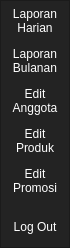
        <widget class="QFrame" name="frame_left_menu">
         <property name="minimumSize">
          <size>
           <width>70</width>
           <height>0</height>
          </size>
         </property>
         <property name="maximumSize">
          <size>
           <width>70</width>
           <height>16777215</height>
          </size>
         </property>
         <property name="styleSheet">
          <string notr="true">background-color: rgb(35, 35, 35);</string>
         </property>
         <property name="frameShape">
          <enum>QFrame::StyledPanel</enum>
         </property>
         <property name="frameShadow">
          <enum>QFrame::Raised</enum>
         </property>
         <layout class="QVBoxLayout" name="verticalLayout_3">
          <property name="leftMargin">
           <number>0</number>
          </property>
          <property name="topMargin">
           <number>0</number>
          </property>
          <property name="rightMargin">
           <number>0</number>
          </property>
          <property name="bottomMargin">
           <number>0</number>
          </property>
          <item alignment="Qt::AlignTop">
           <widget class="QFrame" name="frame_top_menus">
            <property name="frameShape">
             <enum>QFrame::NoFrame</enum>
            </property>
            <property name="frameShadow">
             <enum>QFrame::Raised</enum>
            </property>
            <layout class="QVBoxLayout" name="verticalLayout_4">
             <property name="spacing">
              <number>0</number>
             </property>
             <property name="leftMargin">
              <number>0</number>
             </property>
             <property name="topMargin">
              <number>0</number>
             </property>
             <property name="rightMargin">
              <number>0</number>
             </property>
             <property name="bottomMargin">
              <number>0</number>
             </property>
             <item>
              <widget class="QPushButton" name="btn_laporanHarian">
               <property name="minimumSize">
                <size>
                 <width>0</width>
                 <height>40</height>
                </size>
               </property>
               <property name="styleSheet">
                <string notr="true">QPushButton {
	color: rgb(255, 255, 255);
	background-color: rgb(35, 35, 35);
	border: 0px solid;
}
QPushButton:hover {
	background-color: rgb(85, 170, 255);
}</string>
               </property>
               <property name="text">
                <string>Laporan
Harian</string>
               </property>
              </widget>
             </item>
             <item>
              <widget class="QPushButton" name="btn_laporanBulanan">
               <property name="minimumSize">
                <size>
                 <width>0</width>
                 <height>40</height>
                </size>
               </property>
               <property name="styleSheet">
                <string notr="true">QPushButton {
	color: rgb(255, 255, 255);
	background-color: rgb(35, 35, 35);
	border: 0px solid;
}
QPushButton:hover {
	background-color: rgb(85, 170, 255);
}</string>
               </property>
               <property name="text">
                <string>Laporan
Bulanan</string>
               </property>
              </widget>
             </item>
             <item>
              <widget class="QPushButton" name="btn_editData">
               <property name="minimumSize">
                <size>
                 <width>0</width>
                 <height>40</height>
                </size>
               </property>
               <property name="styleSheet">
                <string notr="true">QPushButton {
	color: rgb(255, 255, 255);
	background-color: rgb(35, 35, 35);
	border: 0px solid;
}
QPushButton:hover {
	background-color: rgb(85, 170, 255);
}</string>
               </property>
               <property name="text">
                <string>Edit
Anggota</string>
               </property>
              </widget>
             </item>
             <item>
              <widget class="QPushButton" name="btn_editProduk">
               <property name="minimumSize">
                <size>
                 <width>0</width>
                 <height>40</height>
                </size>
               </property>
               <property name="styleSheet">
                <string notr="true">QPushButton {
	color: rgb(255, 255, 255);
	background-color: rgb(35, 35, 35);
	border: 0px solid;
}
QPushButton:hover {
	background-color: rgb(85, 170, 255);
}</string>
               </property>
               <property name="text">
                <string>Edit
Produk</string>
               </property>
              </widget>
             </item>
             <item>
              <widget class="QPushButton" name="btn_editPromosi">
               <property name="minimumSize">
                <size>
                 <width>0</width>
                 <height>40</height>
                </size>
               </property>
               <property name="styleSheet">
                <string notr="true">QPushButton {
	color: rgb(255, 255, 255);
	background-color: rgb(35, 35, 35);
	border: 0px solid;
}
QPushButton:hover {
	background-color: rgb(85, 170, 255);
}</string>
               </property>
               <property name="text">
                <string>Edit
Promosi</string>
               </property>
              </widget>
             </item>
            </layout>
           </widget>
          </item>
          <item>
           <widget class="QPushButton" name="btn_logOut">
            <property name="minimumSize">
             <size>
              <width>0</width>
              <height>40</height>
             </size>
            </property>
            <property name="palette">
             <palette>
              <active>
               <colorrole role="WindowText">
                <brush brushstyle="SolidPattern">
                 <color alpha="255">
                  <red>255</red>
                  <green>255</green>
                  <blue>255</blue>
                 </color>
                </brush>
               </colorrole>
               <colorrole role="Button">
                <brush brushstyle="SolidPattern">
                 <color alpha="255">
                  <red>35</red>
                  <green>35</green>
                  <blue>35</blue>
                 </color>
                </brush>
               </colorrole>
               <colorrole role="Text">
                <brush brushstyle="SolidPattern">
                 <color alpha="255">
                  <red>255</red>
                  <green>255</green>
                  <blue>255</blue>
                 </color>
                </brush>
               </colorrole>
               <colorrole role="ButtonText">
                <brush brushstyle="SolidPattern">
                 <color alpha="255">
                  <red>255</red>
                  <green>255</green>
                  <blue>255</blue>
                 </color>
                </brush>
               </colorrole>
               <colorrole role="Base">
                <brush brushstyle="SolidPattern">
                 <color alpha="255">
                  <red>35</red>
                  <green>35</green>
                  <blue>35</blue>
                 </color>
                </brush>
               </colorrole>
               <colorrole role="Window">
                <brush brushstyle="SolidPattern">
                 <color alpha="255">
                  <red>35</red>
                  <green>35</green>
                  <blue>35</blue>
                 </color>
                </brush>
               </colorrole>
               <colorrole role="PlaceholderText">
                <brush brushstyle="SolidPattern">
                 <color alpha="255">
                  <red>255</red>
                  <green>255</green>
                  <blue>255</blue>
                 </color>
                </brush>
               </colorrole>
              </active>
              <inactive>
               <colorrole role="WindowText">
                <brush brushstyle="SolidPattern">
                 <color alpha="255">
                  <red>255</red>
                  <green>255</green>
                  <blue>255</blue>
                 </color>
                </brush>
               </colorrole>
               <colorrole role="Button">
                <brush brushstyle="SolidPattern">
                 <color alpha="255">
                  <red>35</red>
                  <green>35</green>
                  <blue>35</blue>
                 </color>
                </brush>
               </colorrole>
               <colorrole role="Text">
                <brush brushstyle="SolidPattern">
                 <color alpha="255">
                  <red>255</red>
                  <green>255</green>
                  <blue>255</blue>
                 </color>
                </brush>
               </colorrole>
               <colorrole role="ButtonText">
                <brush brushstyle="SolidPattern">
                 <color alpha="255">
                  <red>255</red>
                  <green>255</green>
                  <blue>255</blue>
                 </color>
                </brush>
               </colorrole>
               <colorrole role="Base">
                <brush brushstyle="SolidPattern">
                 <color alpha="255">
                  <red>35</red>
                  <green>35</green>
                  <blue>35</blue>
                 </color>
                </brush>
               </colorrole>
               <colorrole role="Window">
                <brush brushstyle="SolidPattern">
                 <color alpha="255">
                  <red>35</red>
                  <green>35</green>
                  <blue>35</blue>
                 </color>
                </brush>
               </colorrole>
               <colorrole role="PlaceholderText">
                <brush brushstyle="SolidPattern">
                 <color alpha="255">
                  <red>255</red>
                  <green>255</green>
                  <blue>255</blue>
                 </color>
                </brush>
               </colorrole>
              </inactive>
              <disabled>
               <colorrole role="WindowText">
                <brush brushstyle="SolidPattern">
                 <color alpha="255">
                  <red>255</red>
                  <green>255</green>
                  <blue>255</blue>
                 </color>
                </brush>
               </colorrole>
               <colorrole role="Button">
                <brush brushstyle="SolidPattern">
                 <color alpha="255">
                  <red>35</red>
                  <green>35</green>
                  <blue>35</blue>
                 </color>
                </brush>
               </colorrole>
               <colorrole role="Text">
                <brush brushstyle="SolidPattern">
                 <color alpha="255">
                  <red>255</red>
                  <green>255</green>
                  <blue>255</blue>
                 </color>
                </brush>
               </colorrole>
               <colorrole role="ButtonText">
                <brush brushstyle="SolidPattern">
                 <color alpha="255">
                  <red>255</red>
                  <green>255</green>
                  <blue>255</blue>
                 </color>
                </brush>
               </colorrole>
               <colorrole role="Base">
                <brush brushstyle="SolidPattern">
                 <color alpha="255">
                  <red>35</red>
                  <green>35</green>
                  <blue>35</blue>
                 </color>
                </brush>
               </colorrole>
               <colorrole role="Window">
                <brush brushstyle="SolidPattern">
                 <color alpha="255">
                  <red>35</red>
                  <green>35</green>
                  <blue>35</blue>
                 </color>
                </brush>
               </colorrole>
               <colorrole role="PlaceholderText">
                <brush brushstyle="SolidPattern">
                 <color alpha="255">
                  <red>255</red>
                  <green>255</green>
                  <blue>255</blue>
                 </color>
                </brush>
               </colorrole>
              </disabled>
             </palette>
            </property>
            <property name="mouseTracking">
             <bool>true</bool>
            </property>
            <property name="autoFillBackground">
             <bool>false</bool>
            </property>
            <property name="styleSheet">
             <string notr="true">QPushButton {
	color: rgb(255, 255, 255);
	background-color: rgb(35, 35, 35);
	border: 0px solid;
}
QPushButton:hover {
	background-color: rgb(255, 0, 0);
}</string>
            </property>
            <property name="text">
             <string>Log Out</string>
            </property>
           </widget>
          </item>
         </layout>
        </widget>
